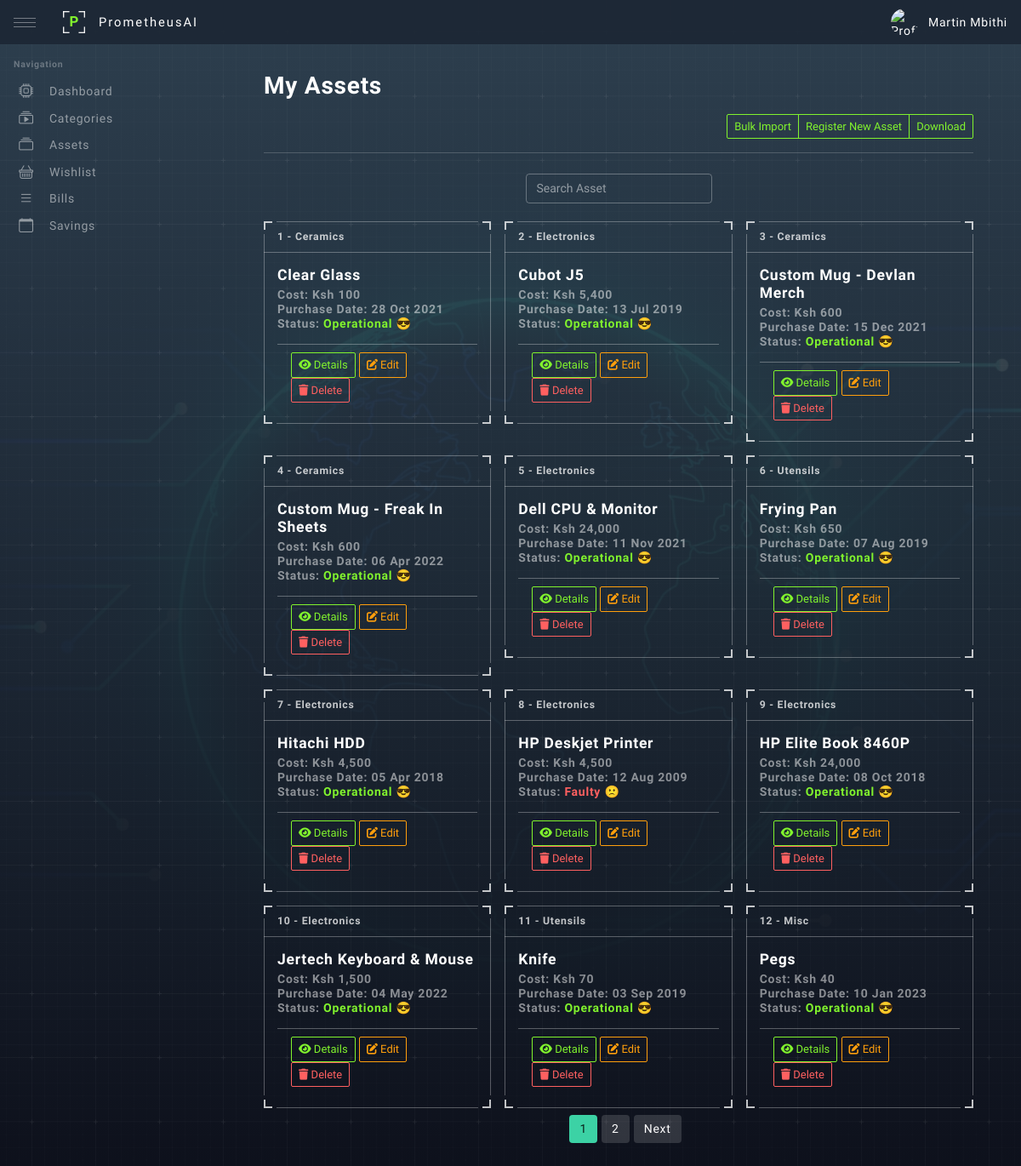
Screenshot of /views/assets.php (signed in) with the database file from the repository.
### tables this page shows
CREATE TABLE `assets` (
  `asset_id` int(200) NOT NULL,
  `asset_category_id` int(200) NOT NULL,
  `asset_name` varchar(200) NOT NULL,
  `asset_details` longtext NOT NULL,
  `asset_cost` varchar(200) NOT NULL,
  `asset_date_purchased` varchar(200) NOT NULL,
  `asset_status` varchar(200) NOT NULL,
  `asset_user_id` int(200) NOT NULL
);

CREATE TABLE `assets_category` (
  `category_id` int(200) NOT NULL,
  `category_code` varchar(200) NOT NULL,
  `category_user_id` int(200) NOT NULL,
  `category_name` varchar(200) NOT NULL
);

### views/assets.php (the view, shortened to what this page needs)
<?php
require_once('../config/config.php');
require_once('../helpers/assets.php');
require_once('../partials/head.php');
?>
<body>
    <div id="app" class="app">
        <?php require_once('../partials/header.php'); ?>
        <?php require_once('../partials/sidenavigation.php'); ?>
        <div id="content" class="app-content">
            <div class="container">
                <div class="row">
                    <div class="row">
                        <div class="col-xl-12">
                            <h1 class="page-header">
                                My Assets
                            </h1>
                            <div class="d-flex justify-content-end mb-3">
                                <div class="btn-group">
                                    <button type="button" data-bs-toggle="modal" data-bs-target="#bulk_import" class="btn-sm btn btn-outline-lime"><span>Bulk Import</button>
                                    <button type="button" data-bs-toggle="modal" data-bs-target="#add_modal" class="btn-sm btn btn-outline-lime"><span>Register New Asset</button>
                                    <button type="button" data-bs-toggle="modal" data-bs-target="#download_assets" class="btn-sm btn btn-outline-lime"><span>Download</button>
                                </div>
                            </div>
                            <hr class="mb-4" />
                            <div class="d-flex justify-content-center">
                                <div class="row g-3 align-items-center">
                                    <div class="col-auto">
                                        <input class="form-control" type="text" id="Asset_Category_Search" onkeyup="FilterFunction()" placeholder="Search Asset">
                                    </div>
                                </div>
                            </div>
                            <br>
                            <div class="row row-cols-1 row-cols-md-2 g-3">
                                <?php
                                $per_page_record = 12;
                                if (isset($_GET["page"])) {
                                    $page  = $_GET["page"];
                                } else {
                                    $page = 1;
                                }
                                $start_from = ($page - 1) * $per_page_record;
                                $assets_sql = mysqli_query(
                                    $mysqli,
                                    "SELECT * FROM assets a INNER JOIN
                                    assets_category ac ON a.asset_category_id = ac.category_id
                                    WHERE asset_user_id = '{$_SESSION['user_id']}'
                                    ORDER BY  asset_name ASC LIMIT $start_from, $per_page_record"
                                );
                                $cnt = 1;
                                if (mysqli_num_rows($assets_sql) > 0) {
                                    while ($assets = mysqli_fetch_array($assets_sql)) {
                                ?>
                                        <div class="col-sm-12 col-lg-4 col-xl-4">
                                            <div class="card Asset_Category_Name">
                                                <div class="card-header fw-bold small"><?php echo $cnt; ?> - <?php echo $assets['category_name']; ?></div>
                                                <div class="card-body">
                                                    <h5 class="card-title"><?php echo $assets['asset_name']; ?></h5>
                                                    <h6 class="card-subtitle mb-3 text-white text-opacity-50">
                                                        Cost: Ksh <?php echo number_format($assets['asset_cost']); ?> <br>
                                                        Purchase Date: <?php echo date('d M Y', strtotime($assets['asset_date_purchased'])); ?><br>
                                                        Status:
                                                        <?php
                                                        if ($assets['asset_status'] == 'Operational') { ?>
                                                            <span class="text-lime">Operational 😎 </span>
                                                        <?php } else { ?>
                                                            <span class="text-danger">Faulty 🙁 </span>
                                                        <?php } ?>
                                                        <br>
                                                    </h6>
                                                    <div class="card-footer">
                                                        <button data-bs-toggle="modal" data-bs-target="#details_<?php echo $assets['asset_id']; ?>" class="btn btn-sm btn-outline-lime"><i class="fas fa-eye"></i> Details</button>
                                                        <button data-bs-toggle="modal" data-bs-target="#update_<?php echo $assets['asset_id']; ?>" class="btn btn-sm btn-outline-warning"><i class="fas fa-edit"></i> Edit</button>
                                                        <button data-bs-toggle="modal" data-bs-target="#delete_<?php echo $assets['asset_id']; ?>" class="btn btn-sm btn-outline-danger"><i class="fas fa-trash"></i> Delete</button>
                                                    </div>
                                                </div>
                                                <div class="card-arrow">
                                                    <div class="card-arrow-top-left "></div>
                                                    <div class="card-arrow-top-right"></div>
                                                    <div class="card-arrow-bottom-left"></div>
                                                    <div class="card-arrow-bottom-right"></div>
                                                </div>
                                            </div>
                                        </div>
                                <?php
                                        $cnt = $cnt + 1;
                                        include('../modals/assets.php');
                                    }
                                } else {
                                    include('../errors/assets_404.php');
                                } ?>
                            </div>
                        </div>
                    </div>
                    <?php include('../paginations/assets.php'); ?>
                </div>
            </div>
        </div>
    </div>
</body>
</html>

### rows the page displays
assets: asset_category.category_name "Ceramics", asset_name "Clear Glass", asset_cost "100", asset_date_purchased "28 Oct 2021", asset_status "Operational 😎"
assets: asset_category.category_name "Electronics", asset_name "Cubot J5", asset_cost "5,400", asset_date_purchased "13 Jul 2019", asset_status "Operational 😎"
assets: asset_category.category_name "Ceramics", asset_name "Custom Mug - Devlan Merch", asset_cost "600", asset_date_purchased "15 Dec 2021", asset_status "Operational 😎"
assets: asset_category.category_name "Ceramics", asset_name "Custom Mug - Freak In Sheets", asset_cost "600", asset_date_purchased "06 Apr 2022", asset_status "Operational 😎"
assets: asset_category.category_name "Electronics", asset_name "Dell CPU & Monitor", asset_cost "24,000", asset_date_purchased "11 Nov 2021", asset_status "Operational 😎"
assets: asset_category.category_name "Utensils", asset_name "Frying Pan", asset_cost "650", asset_date_purchased "07 Aug 2019", asset_status "Operational 😎"
assets: asset_category.category_name "Electronics", asset_name "Hitachi HDD", asset_cost "4,500", asset_date_purchased "05 Apr 2018", asset_status "Operational 😎"
assets: asset_category.category_name "Electronics", asset_name "HP Deskjet Printer", asset_cost "4,500", asset_date_purchased "12 Aug 2009", asset_status "Faulty 🙁"
assets: asset_category.category_name "Electronics", asset_name "HP Elite Book 8460P", asset_cost "24,000", asset_date_purchased "08 Oct 2018", asset_status "Operational 😎"
assets: asset_category.category_name "Electronics", asset_name "Jertech Keyboard & Mouse", asset_cost "1,500", asset_date_purchased "04 May 2022", asset_status "Operational 😎"
assets: asset_category.category_name "Utensils", asset_name "Knife", asset_cost "70", asset_date_purchased "03 Sep 2019", asset_status "Operational 😎"
assets: asset_category.category_name "Misc", asset_name "Pegs", asset_cost "40", asset_date_purchased "10 Jan 2023", asset_status "Operational 😎"

### other values shown
$_SESSION['user_name'] "Martin Mbithi"
